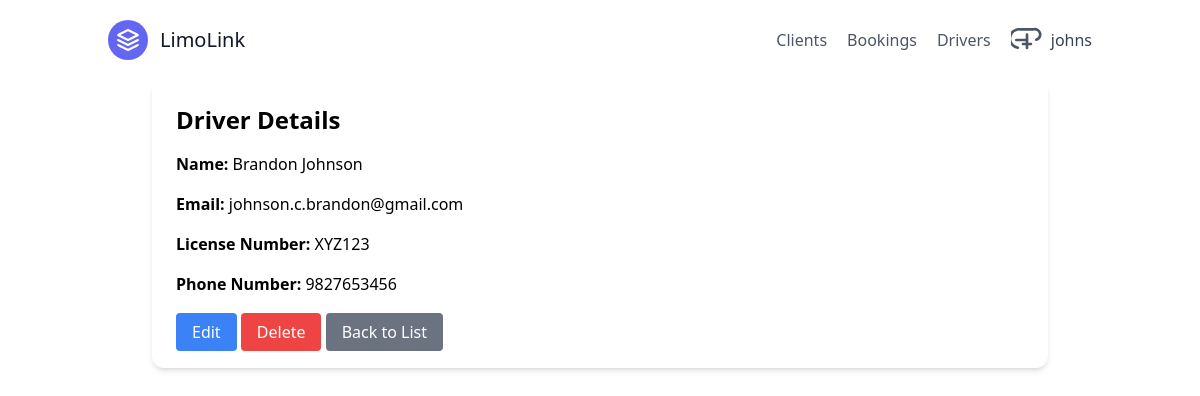
/drivers/1/ (signed in), run on the app's committed database.
### clients/models.py (models this page shows)
class User(AbstractUser):
    is_active = models.BooleanField(default=True)

### drivers/models.py (models this page shows, shortened)
class Driver(models.Model):
  user = models.OneToOneField(settings.AUTH_USER_MODEL, on_delete=models.CASCADE, related_name='driver_profile')
  first_name = models.CharField(max_length=100)
  last_name = models.CharField(max_length=100)
  license_number = models.CharField(max_length=50, unique=True)
  phone_number = models.CharField(max_length=15)
  created_at = models.DateTimeField(auto_now_add=True)

### drivers/views.py (the view)
# urls.py: path('<int:pk>/', DriverDetailView.as_view(), name="driver-detail"),
class DriverDetailView(LoginRequiredMixin, DetailView):
    model = Driver
    template_name = 'drivers/driver_detail.html'
    context_object_name = 'drivers'

### templates/drivers/driver_detail.html
{% extends "base.html" %}
{% block content %}
<div class="max-w-4xl mx-auto p-6 bg-white rounded-xl shadow-md">
  <h1 class="text-2xl font-bold mb-4">Driver Details</h1>
  <div class="space-y-4">
    <p><strong>Name:</strong> {{ drivers.user.get_full_name }}</p>
    <p><strong>Email:</strong> {{ drivers.user.email }}</p>
    <p><strong>License Number:</strong> {{ drivers.license_number }}</p>
    <p><strong>Phone Number:</strong> {{ drivers.phone_number }}</p>
  </div>
  <div class="mt-6">
    <a href="{% url 'drivers:driver-update' drivers.pk %}"
      class="bg-blue-500 text-white px-4 py-2 rounded hover:bg-blue-600">Edit</a>
    <a href="{% url 'drivers:driver-delete' drivers.pk %}"
      class="bg-red-500 text-white px-4 py-2 rounded hover:bg-red-600">Delete</a>
    <a href="{% url 'drivers:driver-list' %}" class="bg-gray-500 text-white px-4 py-2 rounded hover:bg-gray-600">Back to
      List</a>
  </div>
</div>
{% endblock %}

### templates/navbar.html (shortened to what this page needs)
<header class="text-gray-600 body-font">
  <div class="container mx-auto flex flex-wrap p-5 flex-col md:flex-row items-center">
    <a class="flex title-font font-medium items-center text-gray-900 mb-4 md:mb-0">
      <svg xmlns="http://www.w3.org/2000/svg" fill="none" stroke="currentColor" stroke-linecap="round"
        stroke-linejoin="round" stroke-width="2" class="w-10 h-10 text-white p-2 bg-indigo-500 rounded-full"
        viewBox="0 0 24 24">
        <path d="M12 2L2 7l10 5 10-5-10-5zM2 17l10 5 10-5M2 12l10 5 10-5"></path>
      </svg>
      <span class="ml-3 text-xl">LimoLink</span>
    </a>
    <nav class="md:ml-auto flex flex-wrap items-center text-base justify-center">
      <a href="{% url 'clients:client-list' %}" class="mr-5 hover:text-gray-900">Clients</a>
      <a href="{% url 'bookings:booking-list' %}" class="mr-5 hover:text-gray-900">Bookings</a>
      <a href="{% url 'drivers:driver-list' %}" class="mr-5 hover:text-gray-900">Drivers</a>
    </nav>
    {% if request.user.is_authenticated %}
    <div x-data="{ open: false }" class="relative">
      <button @click="open = !open"
        class="flex items-center space-x-2 text-gray-700 hover:text-gray-900 focus:outline-none">
        <svg class="w-8 h-8 text-gray-600 hover:text-gray-900" xmlns="http://www.w3.org/2000/svg" fill="none"
          viewBox="0 0 24 24" stroke="currentColor">
          <path stroke-linecap="round" stroke-linejoin="round" stroke-width="2"
            d="M5.121 17.804A4 4 0 017.197 4h9.606a4 4 0 012.076 7.804M9 15h6m-3-3v6m0-6V8m0 4H4" />
        </svg>
        <span class="hidden sm:inline">{{ request.user.username }}</span>
      </button>
    </div>
    {% endif %}
  </div>
</header>

### data on the page
User: user.username "johns"
Driver: user.get_full_name "Brandon Johnson", user.email "johnson.c.brandon@gmail.com", license_number "XYZ123", phone_number "9827653456"
